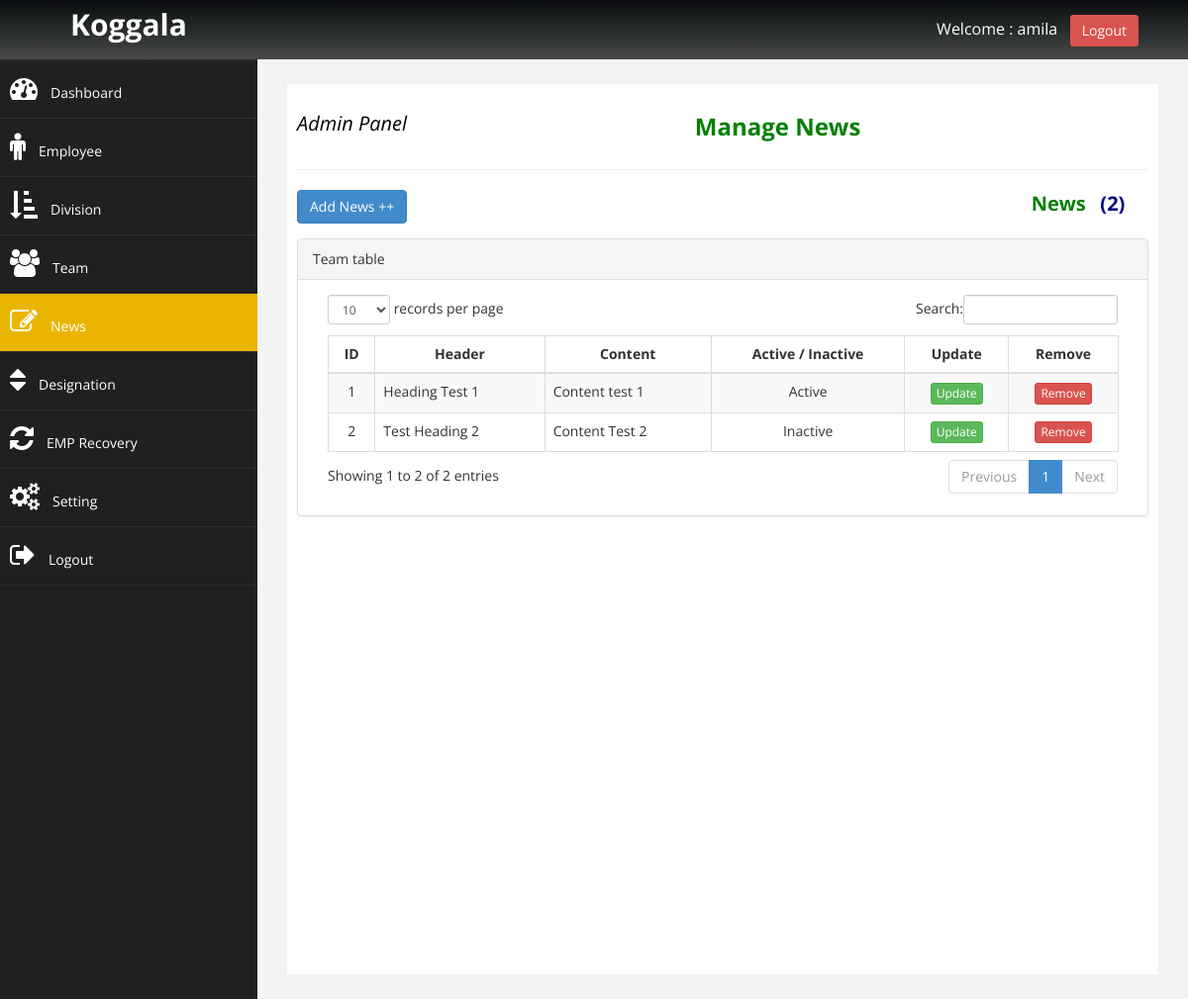
The page /admin/news_manage.php (signed in) on the database its author committed.
### tables this page shows
CREATE TABLE `news` (
  `news_id` int(11) NOT NULL,
  `active_id` int(11) NOT NULL,
  `heading` varchar(100) NOT NULL,
  `content` varchar(200) NOT NULL,
  `active` int(11) NOT NULL
);

### admin/news_manage.php (the view, shortened to what this page needs)
<?php
$con = new mysqli(DB_HOSTNAME,DB_USERNAME, DB_PASSWORD,DB_NAME);
if(!isset($_SESSION['adminSession'])){
        echo "<script type='text/javascript'>window.location.href = '../login.php';</script>";
}else{
?>
<!DOCTYPE html>
<html>
<head>
    <link href="../assets/css/bootstrap.css" rel="stylesheet" />
    <link href="../assets/css/font-awesome.css" rel="stylesheet" />
    <link href="../assets/js/morris/morris-0.4.3.min.css" rel="stylesheet" />
    <link href="../assets/css/custom.css" rel="stylesheet" />
    <link href="../assets/js/dataTables/dataTables.bootstrap.css" rel="stylesheet" />
</head>
<body>
	<div id="wrapper">
		<nav class="navbar navbar-default navbar-cls-top" role="navigation" style="margin-bottom: 0">
			<div class="navbar-header">
				<a href="#" class="navbar-brand ">Koggala</a>
			</div>
                <div id="navbar-right">Welcome : <?php echo $_SESSION['adminSession'];?> &nbsp; <a href="logout.php" class="btn btn-danger square-btn-adjust">Logout</a>
                </div>
		</nav>
        <nav class="navbar-default navbar-side" role="navigation">
            <div class="sidebar-collapse">
                <ul class="nav" id="main-menu">
                    <li>
                        <a href="index.php"><i class="fa fa-dashboard fa-2x"></i>Dashboard</a>
                    </li>
                    <li>
                        <a href="manage_employee.php"><i class="fa fa-male fa-2x"></i>Employee</a>
                    </li>
                    <li>
                        <a href="devision_manage.php"><i class="fa fa-sort-amount-asc fa-2x"></i>Division</a>
                    </li>
                    <li>
                        <a href="team_manage.php"><i class="fa fa-users fa-2x"></i>Team</a>
                    </li>
                    <li>
                        <a href="news_manage.php" class="active-menu"><i class="fa fa-edit fa-2x"></i>News</a>
                    </li>
                    <li>
                        <a href="position_manage.php"><i class="fa fa-sort fa-2x"></i>Designation</a>
                    </li>
                    <li>
                        <a href="emp_Recovery.php"><i class="fa fa-refresh fa-2x"></i>EMP Recovery</a>
                    </li>
                    <li>
                        <a href="setting.php"><i class="fa fa-cogs fa-2x"></i>Setting</a>
                    </li>
                    <li>
                        <a href="logout.php"><i class="fa fa-sign-out fa-2x"></i>Logout</a>
                    </li>
                </ul>
            </div>
        </nav>
        <div id="page-wrapper">
            <div id="page-inner">
                  <div class="row">
                   <div class="col-md-12 col-lg-12 text-center">
                     <h3>
                      <small style="color:black; float:left; font-size:20px;"><i>Admin Panel</i></small>
                      <strong style="color:green">Manage News</strong>
                    </h3>
                  </div>
                </div>
                <hr/>
                <div class="row">
                    <div class="col-md-2">
                        <div class="form-group">
                              <button type="button" class="btn btn-primary" data-toggle="modal" data-target="#myModal">
                                Add News ++
                              </button>
                        </div>
                    </div>
                    <div class="col-md-2 col-md-offset-8">
                       <div class="form-group">
                            <?php
                                $sqlSelect = "SELECT * FROM `news` ORDER BY `news_id` ASC";
                                $sqlQuery  = mysqli_query($con, $sqlSelect);
                                $numOfRow  = mysqli_num_rows($sqlQuery);
                            ?>
                            <label>
                                <strong style="color:green;font-size:20px;">News</strong> &nbsp;&nbsp;
                                <strong style="color:navy;font-size:20px;">(<?php echo $numOfRow;  ?>)</strong>
                           </label>
                       </div>
                    </div>
                </div>
                <div class="panel panel-default">
                    <div class="panel-heading">
                        Team table
                    </div>
                    <div class="panel-body">
                  <div class=" col-md-12 table-responsive" style="overflow-x:auto;">
                     <table class="table-bordered table table-striped table-hover" id="dataTables-example">
                      <thead>
                            <tr>
                              <th  class="text-center">ID</th>
                              <th  class="text-center">Header</th>
                              <th  class="text-center">Content</th>
                              <th  class="text-center">Active / Inactive</th>
                              <th  class="text-center">Update</th>
                              <th  class="text-center">Remove</th>
                            </tr>
                      </thead>
                      <tbody>
                            <?php
                                if($numOfRow > 0)
                                {
                                while($row = mysqli_fetch_assoc($sqlQuery)){
                                  $newsid   = $row['news_id'];
                                  $heading  = $row['heading'];
                                  $content  = $row['content'];
                                   if($row['active'] == 1){
                                      $active  = "Active";
                                     }else{
                                      $active  = "Inactive";
                                     }
                            ?>
                                  <tr>
                                    <td class="text-center"><?php echo $newsid; ?></td>
                                    <td><?php echo $heading; ?></td>
                                    <td><?php echo $content; ?></td>
                                    <td class="text-center"><?php echo $active; ?></td>
                                    <td class="text-center"><a href="news_update.php?update=<?php echo $newsid; ?>" class="btn btn-success btn-xs">Update</a></td>
                                    <td class="text-center"><a onclick="deleteme(<?php echo $row['news_id']; ?>)" class="btn btn-danger btn-xs">Remove</a></td>
                                  </tr>
                            <?php
                                }
                                  }
                            ?>
                      </tbody>
                    </table>
                  </div>
                </div>
              </div>
            </div>
        </div>
    </div>
</body>
</html>
<?php
}
?>

### assets/css/custom.css (style rules this page uses)
body { font-family: 'Open Sans', sans-serif; }
#wrapper { width: 100%; background: #202020; }
#page-wrapper { padding: 15px 15px; min-height: 500px; background: #F3F3F3; }
#page-inner { width: 100%; margin: 10px 20px 10px 0px; background-color:#fff!important; padding: 10px; min-height: 900px; }
.text-center { text-align: center; }
.navbar-cls-top .navbar-brand { color: #fff; width: 260px; text-align: center; height: 60px; font-size: 30px; font-weight: 700px; font-weight: bold; }
#navbar-right { color: white; float: right; padding: 15px 50px 5px 50px; font-size: 16px; }
.square-btn-adjust { border: 0px solid transparent; -webkit-border-radius: 0px; -moz-border-radius: 0px; border-radius: 3px; }
.active-menu { background-color: #EAB500!important; }
.sidebar-collapse, .sidebar-collapse .nav { background: none; }
.sidebar-collapse .nav { padding: 0px; }
.sidebar-collapse .nav > li > a { color: #fff; background: #202020; text-shadow: none; padding: 15px 10px; }
.sidebar-collapse .nav > li { border-bottom: 1px solid rgba(107, 108, 109, 0.19); }
.navbar-side { border:none; background-color: #202020; }
.nav > li > a >i { margin-right: 13px; }
.navbar-cls-top { background: linear-gradient(to bottom, #080a0d, #191c1d, #262b2a, #373a38, #494a46); border-bottom:none; }
.navbar-default { border: 0px solid black; }
@media (min-width: 768px) { #page-wrapper { margin: 0 0 0 260px; padding: 15px 30px; min-height: 900px; } }
@media (min-width: 768px) { .navbar-side { width: 260px; position: absolute; z-index: 1; } }
@media (min-width: 768px) { .navbar { border-radius: 0px; } }

### rows shown on the page
news: news_id "1", heading "Heading Test 1", content "Content test 1", active "Active"
news: news_id "2", heading "Test Heading 2", content "Content Test 2", active "Inactive"

### other values the page prints
$_SESSION['adminSession'] "amila"
$numOfRow "2"
